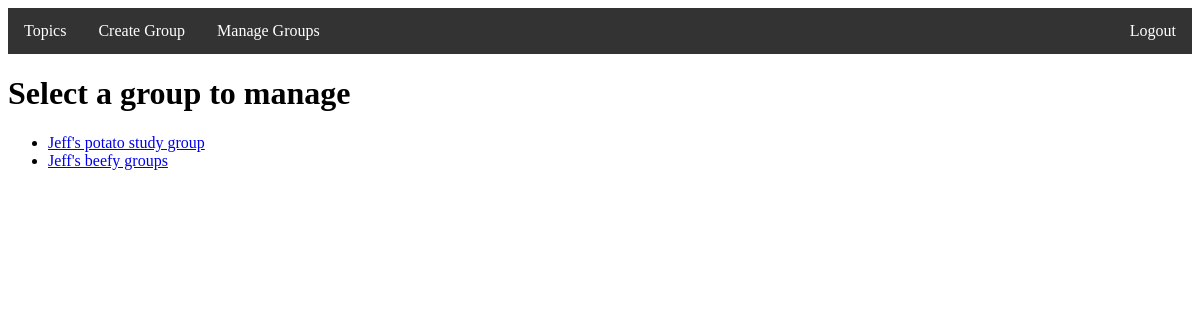
Before: /manage_groups (signed in) with the older database file.
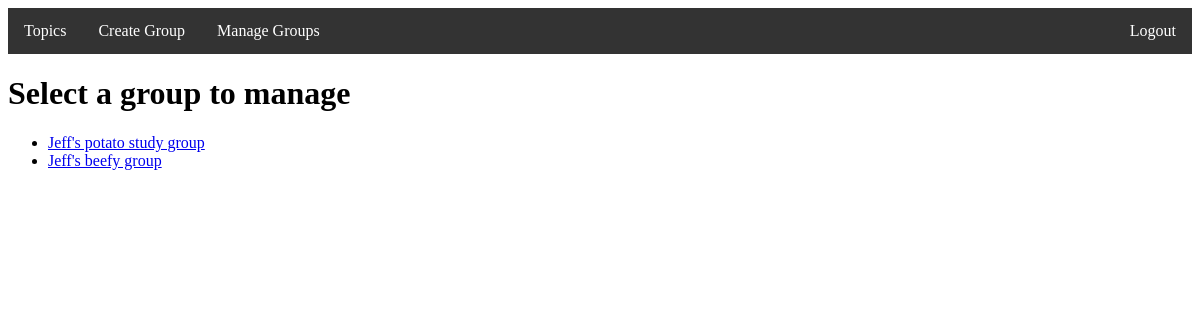
After: the same page with the newer database file.
### app/models.py (models this page shows, shortened)
class Group(db.Model):
    __tablename__ = 'group'
    id: so.Mapped[int] = so.mapped_column(db.Integer, primary_key=True)
    name: so.Mapped[str] = so.mapped_column(db.String, unique=True)
    group_leader_id: so.Mapped[int] = so.mapped_column(sa.ForeignKey("student.id"), nullable=False)
    topic_id: so.Mapped[int] = so.mapped_column(sa.ForeignKey("topic.id"), nullable=False)
    students: so.Mapped[list["StudentGroup"]] = so.relationship(back_populates="group")

### app/routes.py (the view)
@app.route("/manage_groups", methods=["GET", "POST"])
@login_required
def manage_groups():
    groups = Group.query.filter(Group.group_leader_id == current_user.id)
    return render_template("manage_groups.html", groups=groups)

### app/models.py (called while the page is built)
@login.user_loader
def load_user(id):
    return db.session.get(Student, int(id))

### app/templates/manage_groups.html
{% extends "base.html" %}
{% block content %}
<h1>Select a group to manage</h1>
<ul>
    {% for group in groups %}
    <li><a href="{{ url_for('manage_group', group_id=group.id) }}">{{ group.name }}</a></li>
    {% endfor %}
</ul>
{% endblock %}

### app/templates/base.html (shortened to what this page needs)
<!doctype html>
<html lang="en">
<head>
    <link rel="stylesheet" href="static/style.css">
</head>
<body>
<nav>
    <ul class="main-nav">
        <li><a href="{{ url_for('topic') }}">Topics</a></li>
        <li><a href="{{ url_for('add_group') }}">Create Group</a></li>
        <li><a href="{{ url_for('manage_groups') }}">Manage Groups</a></li>
        <li style="float:right"><a href="{{ url_for('logout') }}">Logout</a></li>
    </ul>
</nav>
{% block content %}{% endblock %}
</body>
</html>

### app/static/style.css (style rules this page uses)
.main-nav { list-style-type: none; margin: 0; padding: 0; overflow: hidden; background-color: #333333; }
.main-nav li { float: left; }
.main-nav li a { display: block; color: white; text-align: center; padding: 14px 16px; text-decoration: none; }

Changed rows visible on the page:
changed Group: name "Jeff's beefy groups" → "Jeff's beefy group"
